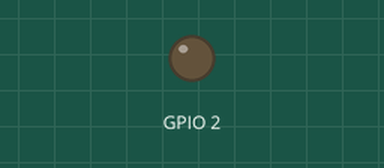
Bench run of a sketch on a simulated ESP32. On the bench: output pins drawn as LEDs (lit = HIGH).

Above: at 0.15 s.
At 19.98 s:
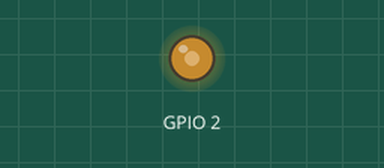
At 39.81 s:
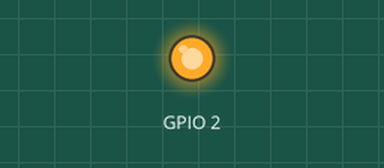
Timing chart, 0 to 40.0 s (numbered marks = the images above):
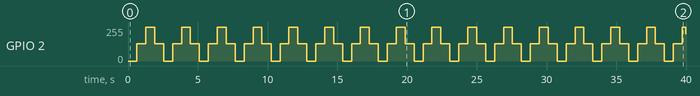

Measured:
- by itself, GPIO 2: 0/255 → 128/255 at 0.64 s, → 255/255 0.64 s later, → 128/255 0.64 s later, → 0/255 0.65 s later, … (63 changes in this stretch)

The sketch:

pwm_new.ino
```cpp
void setup() {
  int freq = 1000;
  int res = 8;

  ledcAttach(2, freq, res);

}

void loop() {
  for (int i = 0; i < 256; i++) {
    ledcWrite(2, i);
    delay(5);
  }
  for (int i = 255; i >= 0; i--) {
    ledcWrite(2, i);
    delay(5);
  }

}
```
